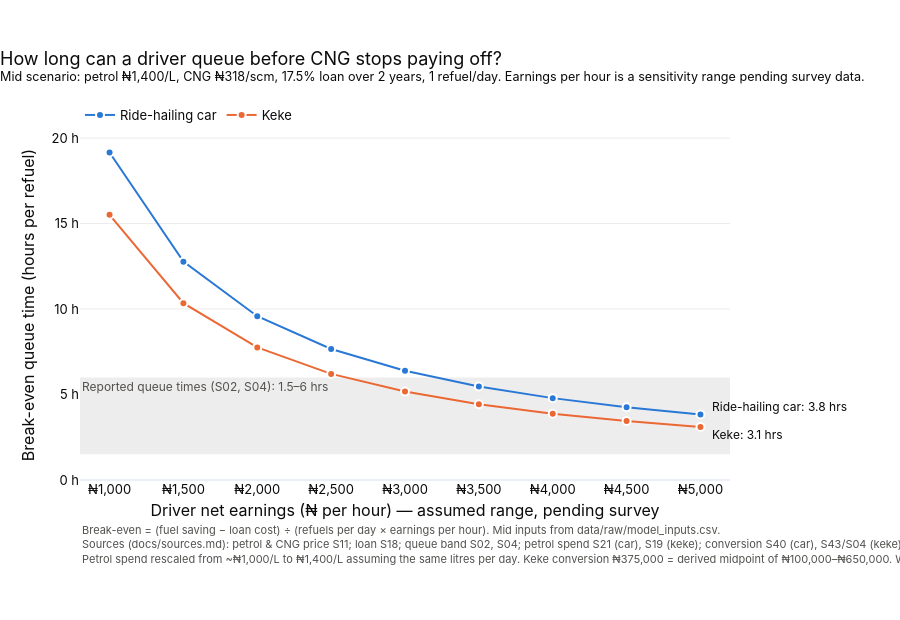

Notebook source saved alongside this figure:
### Markdown cell above
## 8. Chart: break-even queue time vs earnings

- **One line per vehicle, mid scenario.** Blue = ride-hailing car, orange = keke, the same palette as notebook 01.
- **Grey band = reported queue times**, 1.5 hours (NESG estimate, S02) to 6 hours (Abuja reports, S04), read from the
  `queue_time_per_refuel` row. Where a line sits *above* the band, CNG pays off even at the worst reported queues;
  where it drops *into* the band, real queues can wipe out the gain.
- `add_hrect` draws the band as a shape spanning the full width, with `layer="below"` so the lines sit on top.
- **y-axis starts at 0** so the distance between a line and the band isn't distorted.

### Code cell
COLORS = {"Ride-hailing car": "#2a78d6", "Keke": "#eb6834"}
LABEL_SHIFT = {"Ride-hailing car": 8, "Keke": -8}   # pixels
INK = "#0b0b0b"
INK_MUTED = "#52514e"
BAND_LOW, BAND_HIGH = queue_time["low"], queue_time["high"]   # 1.5 and 6 hours (S02; S04)
m = scenarios["mid"]   # short name for the subtitle and footnote

fig = go.Figure()

fig.add_hrect(
    y0=BAND_LOW, y1=BAND_HIGH,
    fillcolor="#8a8984", opacity=0.15, line_width=0, layer="below",
    annotation_text=f"Reported queue times (S02, S04): {BAND_LOW:g}–{BAND_HIGH:g} hrs",
    annotation_position="top left",
    annotation_font=dict(color=INK_MUTED, size=12),
)

for vehicle_name in vehicles:
    d = mid[mid["vehicle"] == vehicle_name]
    fig.add_trace(go.Scatter(
        x=d["earnings_per_hour"],
        y=d["break_even_queue_hours"],
        name=vehicle_name,
        mode="lines+markers",
        line=dict(color=COLORS[vehicle_name], width=2),
        marker=dict(size=8, color=COLORS[vehicle_name], line=dict(color="white", width=2)),
        customdata=d[["fuel_saving", "loan_cost"]],
        hovertemplate=(
            f"<b>{vehicle_name}</b><br>"
            "Earnings: ₦%{x:,.0f} per hour<br>"
            "Break-even queue: <b>%{y:.1f} hours</b> per refuel<br>"
            "Fuel saving: ₦%{customdata[0]:,.0f}/day · Loan: ₦%{customdata[1]:,.0f}/day"
            "<extra></extra>"
        ),
    ))
    # Direct label at the right end of each line. The two lines end close together,
    # so nudge the upper one up and the lower one down to keep the labels apart.
    last = d.iloc[-1]
    fig.add_annotation(
        x=last["earnings_per_hour"], y=last["break_even_queue_hours"],
        text=f"{vehicle_name}: {last['break_even_queue_hours']:.1f} hrs",
        xanchor="left", xshift=10, yshift=LABEL_SHIFT[vehicle_name], showarrow=False,
        font=dict(color=INK, size=12),
    )

fig.update_layout(
    title=dict(
        text="How long can a driver queue before CNG stops paying off?<br>"
             f"<sup>Mid scenario: petrol ₦{m['petrol_price']:,.0f}/L, CNG ₦{m['cng_price']:,.0f}/scm, "
             f"{m['interest_rate']:.1%} loan over {m['tenor_years']:g} years, {REFUELS_PER_DAY} refuel/day. "
             "Earnings per hour is a sensitivity range pending survey data.</sup>",
        x=0, xanchor="left",
    ),
    template="plotly_white",
    font=dict(family="Inter, Segoe UI, Arial, sans-serif", size=13, color=INK),
    xaxis=dict(
        title=dict(text="Driver net earnings (₦ per hour) — assumed range, pending survey", standoff=8),
        tickprefix="₦", tickformat=",.0f", dtick=500, showgrid=False,
        range=[EARNINGS_PER_HOUR[0] - 200, EARNINGS_PER_HOUR[-1] + 200],   # a little padding, no empty tick past 5,000
    ),
    yaxis=dict(
        title=dict(text="Break-even queue time (hours per refuel)", standoff=12),
        rangemode="tozero", gridcolor="#ececea", ticksuffix=" h",
    ),
    legend=dict(orientation="h", yanchor="bottom", y=1.0, x=0, xanchor="left"),
    hovermode="closest",
    margin=dict(t=130, l=80, r=170, b=140),
    height=620,
)

fig.add_annotation(
    text="Break-even = (fuel saving − loan cost) ÷ (refuels per day × earnings per hour). "
         "Mid inputs from data/raw/model_inputs.csv.<br>"
         "Sources (docs/sources.md): petrol & CNG price S11; loan S18; queue band S02, S04; "
         "petrol spend S21 (car), S19 (keke); conversion S40 (car), S43/S04 (keke).<br>"
         f"Petrol spend rescaled from ~₦{SPEND_REFERENCE_PETROL_PRICE:,}/L to ₦{m['petrol_price']:,.0f}/L "
         f"assuming the same litres per day. Keke conversion ₦{conv_keke['mid']:,.0f} = derived midpoint of "
         f"₦{conv_keke['low']:,.0f}–₦{conv_keke['high']:,.0f}. Working days {working_days['mid']:g}/yr (assumption).",
    xref="paper", yref="paper", x=0, y=-0.25, showarrow=False,
    xanchor="left", align="left", font=dict(size=11, color=INK_MUTED),
)

fig.show()

### Figure 1 — Plotly figure (JSON) as saved in the notebook; plotly's stock layout.template omitted (floating-point values rounded to 4 significant figures)
{"data": [{"customdata": [[21640.0, 2484.0], [21640.0, 2484.0], [21640.0, 2484.0], [21640.0, 2484.0], [21640.0, 2484.0], [21640.0, 2484.0], [21640.0, 2484.0], [21640.0, 2484.0], [21640.0, 2484.0]], "hovertemplate": "<b>Ride-hailing car</b><br>Earnings: ₦%{x:,.0f} per hour<br>Break-even queue: <b>%{y:.1f} hours</b> per refuel<br>Fuel saving: ₦%{customdata[0]:,.0f}/day · Loan: ₦%{customdata[1]:,.0f}/day<extra></extra>", "line": {"color": "#2a78d6", "width": 2}, "marker": {"color": "#2a78d6", "line": {"color": "white", "width": 2}, "size": 8}, "mode": "lines+markers", "name": "Ride-hailing car", "type": "scatter", "x": [1000, 1500, 2000, 2500, 3000, 3500, 4000, 4500, 5000], "y": [19.16, 12.77, 9.578, 7.662, 6.385, 5.473, 4.789, 4.257, 3.831]}, {"customdata": [[16230.0, 716.6], [16230.0, 716.6], [16230.0, 716.6], [16230.0, 716.6], [16230.0, 716.6], [16230.0, 716.6], [16230.0, 716.6], [16230.0, 716.6], [16230.0, 716.6]], "hovertemplate": "<b>Keke</b><br>Earnings: ₦%{x:,.0f} per hour<br>Break-even queue: <b>%{y:.1f} hours</b> per refuel<br>Fuel saving: ₦%{customdata[0]:,.0f}/day · Loan: ₦%{customdata[1]:,.0f}/day<extra></extra>", "line": {"color": "#eb6834", "width": 2}, "marker": {"color": "#eb6834", "line": {"color": "white", "width": 2}, "size": 8}, "mode": "lines+markers", "name": "Keke", "type": "scatter", "x": [1000, 1500, 2000, 2500, 3000, 3500, 4000, 4500, 5000], "y": [15.51, 10.34, 7.757, 6.205, 5.171, 4.432, 3.878, 3.447, 3.103]}], "layout": {"annotations": [{"font": {"color": "#52514e", "size": 12}, "showarrow": false, "text": "Reported queue times (S02, S04): 1.5–6 hrs", "x": 0, "xanchor": "left", "xref": "x domain", "y": 6.0, "yanchor": "top", "yref": "y"}, {"font": {"color": "#0b0b0b", "size": 12}, "showarrow": false, "text": "Ride-hailing car: 3.8 hrs", "x": 5000, "xanchor": "left", "xshift": 10, "y": 3.831, "yshift": 8}, {"font": {"color": "#0b0b0b", "size": 12}, "showarrow": false, "text": "Keke: 3.1 hrs", "x": 5000, "xanchor": "left", "xshift": 10, "y": 3.103, "yshift": -8}, {"align": "left", "font": {"color": "#52514e", "size": 11}, "showarrow": false, "text": "Break-even = (fuel saving − loan cost) ÷ (refuels per day × earnings per hour). Mid inputs from data/raw/model_inputs.csv.<br>Sources (docs/sources.md): petrol & CNG price S11; loan S18; queue band S02, S04; petrol spend S21 (car), S19 (keke); conversion S40 (car), S43/S04 (keke).<br>Petrol spend rescaled from ~₦1,000/L to ₦1,400/L assuming the same litres per day. Keke conversion ₦375,000 = derived midpoint of ₦100,000–₦650,000. Working days 312/yr (assumption).", "x": 0, "xanchor": "left", "xref": "paper", "y": -0.25, "yref": "paper"}], "font": {"color": "#0b0b0b", "family": "Inter, Segoe UI, Arial, sans-serif", "size": 13}, "height": 620, "hovermode": "closest", "legend": {"orientation": "h", "x": 0, "xanchor": "left", "y": 1.0, "yanchor": "bottom"}, "margin": {"b": 140, "l": 80, "r": 170, "t": 130}, "shapes": [{"fillcolor": "#8a8984", "layer": "below", "line": {"width": 0}, "opacity": 0.15, "type": "rect", "x0": 0, "x1": 1, "xref": "x domain", "y0": 1.5, "y1": 6.0, "yref": "y"}], "title": {"text": "How long can a driver queue before CNG stops paying off?<br><sup>Mid scenario: petrol ₦1,400/L, CNG ₦318/scm, 17.5% loan over 2 years, 1 refuel/day. Earnings per hour is a sensitivity range pending survey data.</sup>", "x": 0, "xanchor": "left"}, "xaxis": {"dtick": 500, "range": [800, 5200], "showgrid": false, "tickformat": ",.0f", "tickprefix": "₦", "title": {"standoff": 8, "text": "Driver net earnings (₦ per hour) — assumed range, pending survey"}}, "yaxis": {"gridcolor": "#ececea", "rangemode": "tozero", "ticksuffix": " h", "title": {"standoff": 12, "text": "Break-even queue time (hours per refuel)"}}}}
